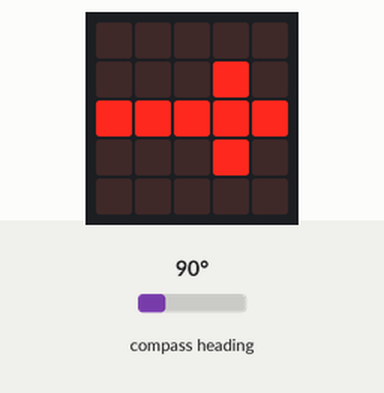
Recording of a program running on a simulated BBC micro:bit (MakeCode). Shown: the board's 5×5 LED display. Inputs (shaded band) come from the test bench; at power-on: compass heading 90°. The compass is already calibrated.

Above: at 1.2 s.
1.3 s: compass heading set to 49°
2.8 s: compass heading set to 42°
At 3.4 s:
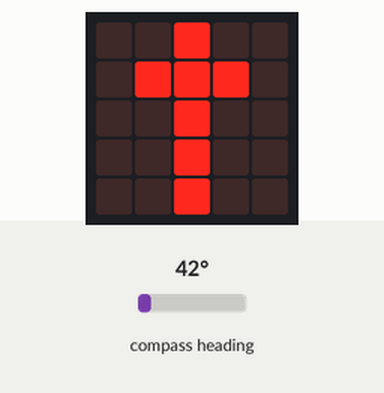
4.4 s: compass heading set to 180°
At 5.2 s:
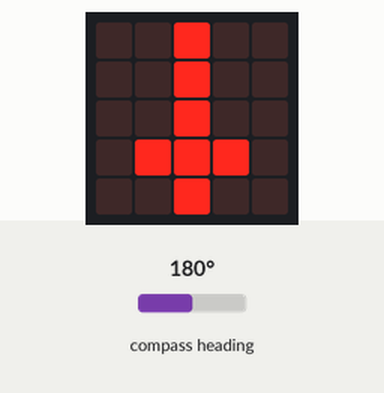
6.1 s: compass heading set to 220°
7.6 s: compass heading set to 229°
At 8.8 s:
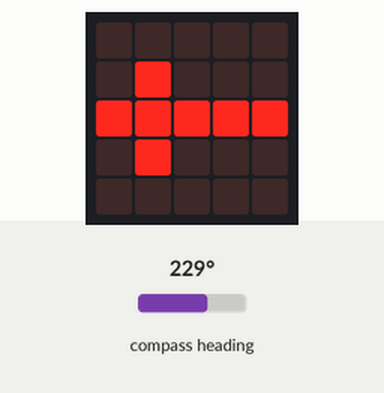
9.4 s: compass heading set to 7°
At 10.6 s:
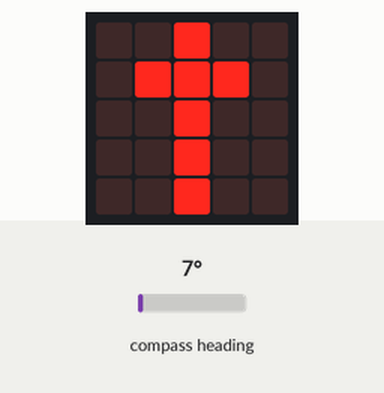
Timing chart, 0 to 12.1 s (numbered marks = the images above; inputs shaded):
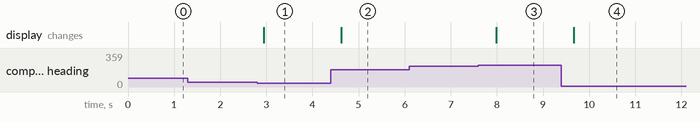

Measured:
- the behaviour switches between 45 and 44° on compass heading (found by bisection; images 0 and 1)
- the behaviour switches between 224 and 225° on compass heading (found by bisection; images 2 and 3)
- after the input at 1.3 s, every drawn part: stays the same
- after the input at 2.8 s, the display: changes after 0.14 s (image 1)
- after the input at 4.4 s, the display: changes after 0.22 s (image 2)
- after the input at 6.1 s, every drawn part: stays the same
- after the input at 7.6 s, the display: changes after 0.38 s (image 3)
- after the input at 9.4 s, the display: changes after 0.27 s (image 4)

The program:

main.ts
```typescript
let direção = 0
basic.forever(function () {
    direção = input.compassHeading()
    if (direção < 45) {
        basic.showLeds(`
            . . # . .
            . # # # .
            . . # . .
            . . # . .
            . . # . .
            `)
    } else if (direção < 135) {
        basic.showLeds(`
            . . . . .
            . . . # .
            # # # # #
            . . . # .
            . . . . .
            `)
    } else if (direção < 225) {
        basic.showLeds(`
            . . # . .
            . . # . .
            . . # . .
            . # # # .
            . . # . .
            `)
    } else if (direção < 315) {
        basic.showLeds(`
            . . . . .
            . # . . .
            # # # # #
            . # . . .
            . . . . .
            `)
    } else {
        basic.showLeds(`
            . . # . .
            . # # # .
            . . # . .
            . . # . .
            . . # . .
            `)
    }
})
```

test.ts
```typescript
// testes vão aqui; isto não será compilado quando este pacote for usado como uma extensão.
```
